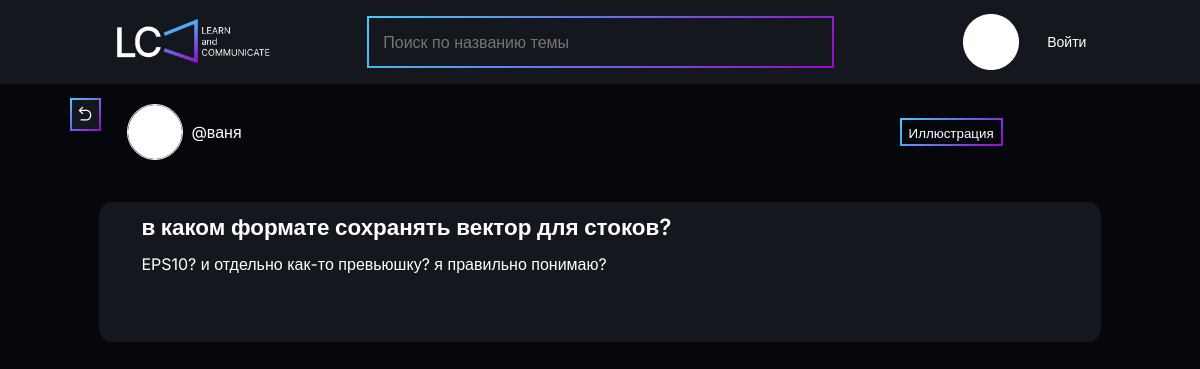
Before: /room/39/ with the older database file.
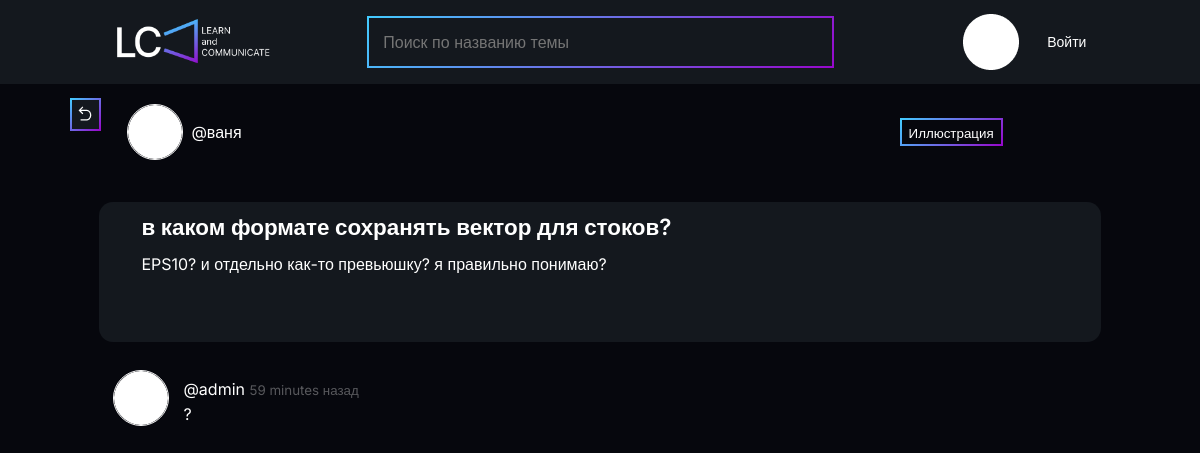
After: the same page with the newer database file.
### base/models.py (models this page shows, shortened)
class Message(models.Model):
    user =  models.ForeignKey(User, on_delete=models.CASCADE)
    room = models.ForeignKey(Room, on_delete=models.CASCADE)
    body = models.TextField()
    updated = models.DateTimeField(auto_now=True)
    created=models.DateTimeField(auto_now_add=True)
    class Meta:
        ordering = ['-updated', '-created']

### base/views.py (the view, shortened to what this page needs)
# urls.py: path('room/<str:pk>/', views.room, name = 'room'),
def room(request, pk):
    room = Room.objects.get(id = pk)
    room_messages = room.message_set.all().order_by('created')
    participants = room.participants.all()
    context = {'room':room, 'room_messages':room_messages, 'participants':participants}
    return render(request, 'base/room.html', context)

### base/templates/base/room.html (shortened to what this page needs)
{%extends 'main.html' %} {%load static%} {%block content%}
<div class="room-container">
    <div class="host">
        <a href="{%url 'home'%}"
            ><div id="host-home-link" class="home-link"
                ><img src="{%static 'images/back.png'%}" alt="" /></div
        ></a>
        <div class="host-info">
            <div id="1">
                <a href="{%url 'user-profile' request.user.id%}">
                    <img
                        src="{%static 'images/circle.png'%}"
                        alt=""
                        class="auth-image"
                    />
                </a>
                <span>@{{room.host.username}}</span>
            </div>
            <div>
                <small class="btn-room">{{room.topic.name}}</small>
            </div>
        </div>
    </div>
    <div class="room-info">
        <h1>{{room.name}}</h1>
        <p>{{room.description}}</p>
    </div>
    <div class="comment-wrapper">
        {%for message in room_messages%}
        <div class="comment-cont">
            <a href="{%url 'user-profile' request.user.id%}">
                <img
                    src="{%static 'images/circle.png'%}"
                    alt=""
                    class="auth-image"
                />
            </a>
            <div class="com-body">
                <p
                    >@{{message.user}} <small>{{message.created|timesince}} назад</small>
                    </p
                >
                <p>{{message.body}}</p>
            </div>
        </div>
        {%endfor%}
    </div>
</div>
{%endblock content%}

Changed rows visible on the page:
added Message: user "admin", created "59 minutes", body "?"
